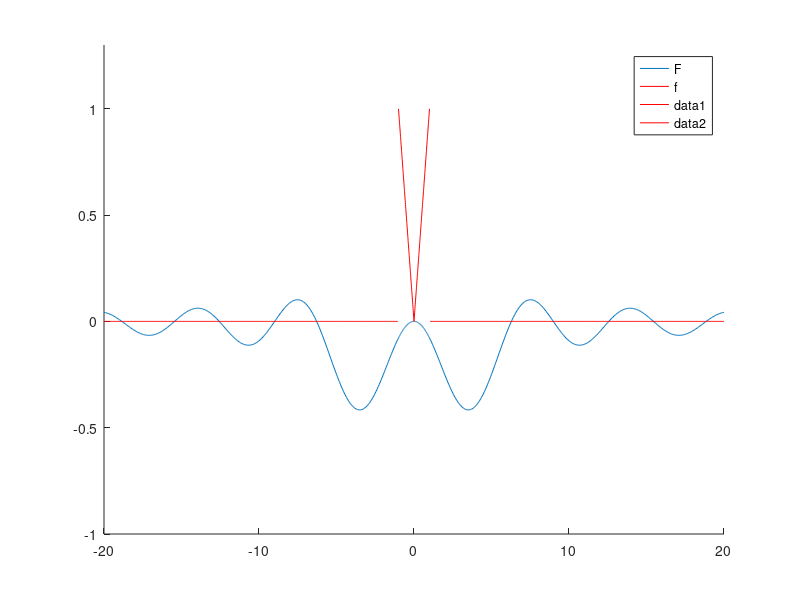

Write the MATLAB code that produced this figure.
clf ;
hold on ;
xx = [ -20:0.05:-1, -1:0.01:1, 1:0.05:20 ] ;

F = @( x ) sin( x ) ./ x + 2 * ( cos( x ) - 1 ) ./ x.^2 ;
plot( xx, F( xx ) ) ;

dom = ( -1 <= xx & xx <= 1 ) ;
plot( xx( dom ), abs( xx( dom ) ), 'r' ) ;
legend('F', 'f' ) ;

plot( xx( xx < -1 ), 0 * xx( xx < -1 ), 'r' ) ;
plot( xx( xx > 1 ), 0 * xx( xx > 1 ), 'r' ) ;
axis( [ -Inf, Inf, -1, 1.3 ] ) ;
print('f4plot','-dpdf') ;
